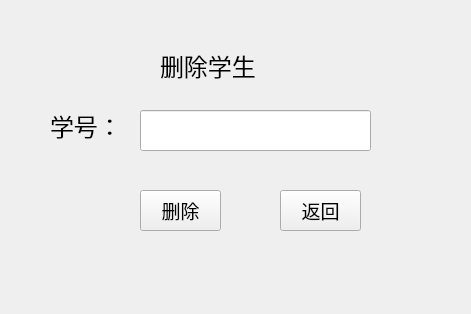
<?xml version="1.0" encoding="UTF-8"?>
<ui version="4.0">
 <class>Form</class>
 <widget class="QWidget" name="Form">
  <property name="geometry">
   <rect>
    <x>0</x>
    <y>0</y>
    <width>471</width>
    <height>314</height>
   </rect>
  </property>
  <property name="windowTitle">
   <string>Form</string>
  </property>
  <widget class="QLineEdit" name="lineEdit">
   <property name="geometry">
    <rect>
     <x>140</x>
     <y>110</y>
     <width>231</width>
     <height>41</height>
    </rect>
   </property>
  </widget>
  <widget class="QLabel" name="label">
   <property name="geometry">
    <rect>
     <x>50</x>
     <y>110</y>
     <width>81</width>
     <height>31</height>
    </rect>
   </property>
   <property name="font">
    <font>
     <family>Adobe Heiti Std</family>
     <pointsize>18</pointsize>
    </font>
   </property>
   <property name="text">
    <string>学号：</string>
   </property>
  </widget>
  <widget class="QLabel" name="label_2">
   <property name="geometry">
    <rect>
     <x>160</x>
     <y>30</y>
     <width>141</width>
     <height>71</height>
    </rect>
   </property>
   <property name="font">
    <font>
     <family>Adobe Heiti Std</family>
     <pointsize>18</pointsize>
    </font>
   </property>
   <property name="text">
    <string>删除学生</string>
   </property>
  </widget>
  <widget class="QPushButton" name="pushButton">
   <property name="geometry">
    <rect>
     <x>140</x>
     <y>190</y>
     <width>81</width>
     <height>41</height>
    </rect>
   </property>
   <property name="font">
    <font>
     <family>Adobe Heiti Std</family>
     <pointsize>14</pointsize>
    </font>
   </property>
   <property name="text">
    <string>删除</string>
   </property>
  </widget>
  <widget class="QPushButton" name="pushButton_2">
   <property name="geometry">
    <rect>
     <x>280</x>
     <y>190</y>
     <width>81</width>
     <height>41</height>
    </rect>
   </property>
   <property name="font">
    <font>
     <family>Adobe Heiti Std</family>
     <pointsize>14</pointsize>
    </font>
   </property>
   <property name="text">
    <string>返回</string>
   </property>
  </widget>
 </widget>
 <resources/>
 <connections/>
</ui>
